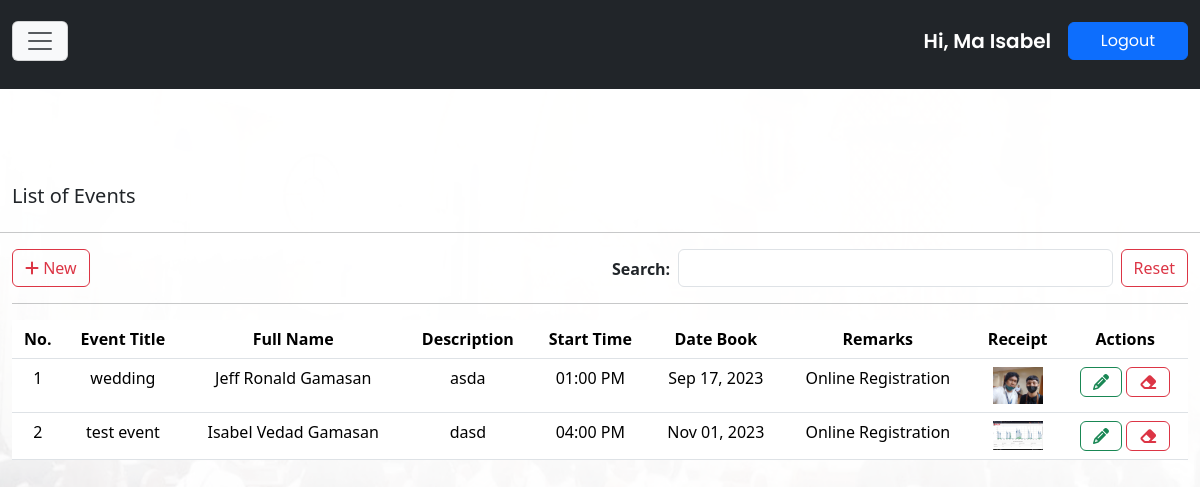
Screenshot of /users/events.php (signed in) with the database file from the repository.
### tables this page shows
CREATE TABLE `tbl_event` (
  `event_id` int(11) NOT NULL,
  `event_title` varchar(255) DEFAULT NULL,
  `event_name` varchar(255) DEFAULT NULL,
  `event_description` longtext DEFAULT NULL,
  `event_start_time` varchar(255) DEFAULT NULL,
  `date_entry` varchar(255) DEFAULT NULL,
  `remarks_event` varchar(255) DEFAULT NULL,
  `upload` longtext DEFAULT NULL,
  `username` varchar(255) NOT NULL,
  `encoded_by` varchar(255) DEFAULT NULL,
  `date_encoded` varchar(255) DEFAULT NULL,
  `edited_by` varchar(255) DEFAULT NULL,
  `date_updated` varchar(255) DEFAULT NULL
);

### inc/clientFunctions.php (called while the page is built, shortened)
<?php
include("conn.php");
if (isset($_SESSION["username"])) {
$session_user = $_SESSION["username"];
$tbl_event_view = "SELECT * FROM tbl_event WHERE username='$session_user' ORDER BY event_id DESC";
$tbl_event_list = $conn->query($tbl_event_view) or die();
}
?>

### users/events.php (the view, shortened to what this page needs)
<?php
	require_once "../inc/clientFunctions.php";
?>
<!DOCTYPE html>
<html>
<?php require_once "template-parts/head.php"; ?>
<body>
<?php
	require_once "template-parts/navLogin.php";
?>
<div class="container-fluid mt-5">
<div class="row">
<div class="col-md-12 mt-3">
<h5 class="">List of Events</h5>
</div>
</div>
</div>
<hr>
<div class="container-fluid">
<div class="row mb-md-3 mb-2">
<div class="col-md-6">
<a href="#" class="btn btn-outline-danger" type="button" data-bs-toggle="modal" data-bs-target="#modalAddEvents"><i class="fa-solid fa-plus"></i> New</a>
</div>
<div class="col-md-6 d-md-flex">
<label class="mt-2 me-1 fw-bolder">Search:</label> <input type="search" id="getEvents" class="form-control ms-1 me-2 getEventClass"> <a href="events" class="mt-md-0 mt-2 text-end text-md-start btn btn-outline-danger" type="button">Reset</a>
</div>
</div>
<hr>
<div class="row">
<div class="col-md-12">
<div class="table-responsive">
<div id="showEventData">
<table class="table table-hover" id="table-event">
<thead>
<tr class="text-center">
<th>No.</th>
<th>Event Title</th>
<th>Full Name</th>
<th>Description</th>
<th>Start Time</th>
<th>Date Book</th>
<th>Remarks</th>
<th>Receipt</th>
<th>Actions</th>
</tr>
</thead>
<?php
$ctr = 1;
while($row = $tbl_event_list->fetch_assoc()){
$originalStartTime = $row["event_start_time"];
$dateStartTime = new DateTime($originalStartTime);
$formatDateStartTime = $dateStartTime->format("h:i A");
$originalEndTime = $row["date_entry"];
$dateEndTime = new DateTime($originalEndTime);
$formatDateEndTime = $dateEndTime->format("M d, Y");
?>
<tbody>
<tr class="text-center">
<td><?= $ctr; ?></td>
<td><?= $row["event_title"]; ?></td>
<td><?= $row["event_name"]; ?></td>
<td><?= $row["event_description"]; ?></td>
<td><?= $formatDateStartTime; ?></td>
<td><?= $formatDateEndTime; ?></td>
<td><?= $row["remarks_event"]; ?></td>
<td><?php
if ($row["upload"] == "") {
}else{
?>
<a href="../upload/<?= $row['upload']; ?>" type="button" target="_blank" class="text-danger fw-bolder text-decoration-none"><img class="img-fluid" width="50" height="50" src="../upload/<?= $row['upload']; ?>"></a>
<?php
}
?>
</td>
<td>
<a href="#" id="<?= $row['event_id']; ?>" class="btn btn-outline-success editEvent-data" type="button" data-bs-toggle="modal" data-bs-target="#modalUpdateEvent"><i class="fa-solid fa-pencil"></i></a> <a href="#" id="<?= $row['event_id']; ?>" type="button" class="btn btn-outline-danger deleteEvent-data" data-bs-toggle="modal" data-bs-target="#modalDeleteEvent"><i class="fa-solid fa-eraser"></i></a>
</td>
</tr>
</tbody>
<?php
$ctr++;
}
?>
</table>
</div>
</div>
</div>
</div>
</div>
</body>
</html>

### users/css/custom.css (style rules this page uses)
:root { --sofia: "Sofia", sans-serif; --arial: Arial; --tang: "Tangerine", serif; --Comic: "Comic Sans MS", cursive, sans-serif; --Roman: times new roman; --cursive: cursive; --bgGradient: linear-gradient(132deg, rgb(0,0,0), #8d8686); --yellowish: #a0e11f; --maroon: rgba(230,16,16,0.85); --blackish: rgba(0,0,0,0.71); --verdigis: #50a2a7; --divBackground: rgba(22, 22, 21, .6); --menuBackground: rgba(192, 146, 49, .7); --whiteBackground: rgba(251, 244, 248, .9); --stroke: rgb(19, 20, 21) 4px 0px 0px, rgb(19, 20, 21) 3.87565px 0.989616px 0px, rgb(19, 20, 21) 3.51033px 1.9177px 0px, rgb(19, 20, 21) 2.92676px 2.72656px 0px, rgb(19, 20, 21) 2.16121px 3.36588px 0px, rgb(19, 20, 21) 1.26129px 3.79594px 0px, rgb(19, 20, 21) 0.282949px 3.98998px 0px, rgb(19, 20, 21) -0.712984px 3.93594px 0px, rgb(19, 20, 21) -1.66459px 3.63719px 0px, rgb(19, 20, 21) -2.51269px 3.11229px 0px, rgb(19, 20, 21) -3.20457px 2.39389px 0px, rgb(19, 20, 21) -3.69721px 1.52664px 0px, rgb(19, 20, 21) -3.95997px 0.56448px 0px, rgb(19, 20, 21) -3.97652px -0.432781px 0px, rgb(19, 20, 21) -3.74583px -1.40313px 0px, rgb(19, 20, 21) -3.28224px -2.28625px 0px, rgb(19, 20, 21) -2.61457px -3.02721px 0px, rgb(19, 20, 21) -1.78435px -3.57996px 0px, rgb(19, 20, 21) -0.843183px -3.91012px 0px, rgb(19, 20, 21) 0.150409px -3.99717px 0px, rgb(19, 20, 21) 1.13465px -3.8357px 0px, rgb(19, 20, 21) 2.04834px -3.43574px 0px, rgb(19, 20, 21) 2.83468px -2.82216px 0px, rgb(19, 20, 21) 3.44477px -2.03312px 0px, rgb(19, 20, 21) 3.84068px -1.11766px 0px, rgb(19, 20, 21) 3.9978px -0.132717px 0px;; }
body { box-sizing: border-box; max-width: 100%; overflow-x: hidden; scroll-behavior: smooth; padding: 0; margin: 0; }

### rows the page displays
tbl_event: event_title "wedding", event_name "Jeff Ronald Gamasan", event_description "asda", event_start_time "01:00 PM", date_entry "Sep 17, 2023", remarks_event "Online Registration", upload (picture)
tbl_event: event_title "test event", event_name "Isabel Vedad Gamasan", event_description "dasd", event_start_time "04:00 PM", date_entry "Nov 01, 2023", remarks_event "Online Registration", upload (picture)

### other values shown
$first_name "Ma Isabel"
